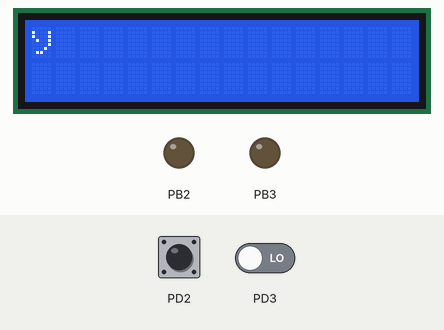
Recording of a program running on a simulated ATmega32, built with avr-gcc and emulated at 8 MHz. On the bench: 16×2 character LCD, output pins drawn as LEDs (lit = HIGH). Wiring (inferred from the names in the program): character LCD (HD44780): RS PB0; E PB1; data PB4, PB5, PB6, PB7. The test bench sets the inputs (shaded band); at power-on: PD2 LOW, PD3 LOW. Pins used as bus, display or sensor lines are not drawn.

Above: at 0.71 s.
1.3 s: PD2 pulsed HIGH 5 times (0.12 s each, 0.3 s apart)
At 1.51 s:
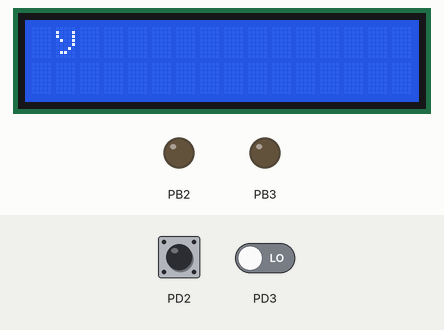
At 4.0 s:
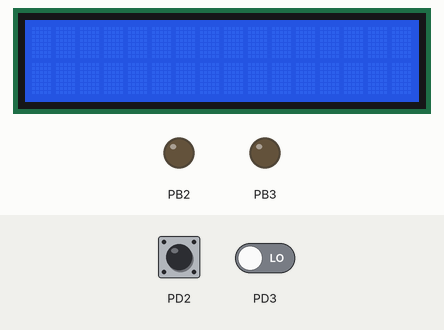
Timing chart, 0 to 5.5 s (numbered marks = the images above; inputs shaded):
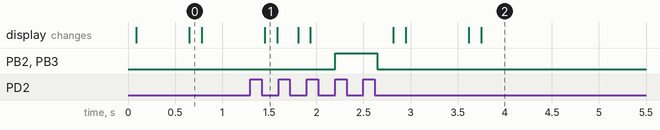

Measured:
- after the input at 1.3 s, PB2, PB3: LOW → HIGH after 0.90 s, → LOW 0.45 s later; the display: first differs from a run without the input after 0.51 s (image 2 shows a later state)

The program:

main.c
```c
/*
 * GccApplication1.c
 *
 * Created: 1/8/2022 3:57:36 PM
 * Author : Amirreza Hosseini 9820363
 */

#define F_CPU 8000000UL			/* Define CPU Frequency e.g. here 8MHz */
#include <avr/io.h>			/* Include AVR std. library file */
#include <util/delay.h>			/* Include Delay header file */
#include <avr/interrupt.h>

#define LCD_Dir  DDRB			/* Define LCD data port direction */
#define LCD_Port PORTB			/* Define LCD data port */
#define RS PB0				/* Define Register Select pin */
#define EN PB1 				/* Define Enable signal pin */


void LCD_Command( unsigned char cmnd )
{
	LCD_Port = (LCD_Port & 0x0F) | (cmnd & 0xF0); /* sending upper nibble */
	LCD_Port &= ~ (1<<RS);		/* RS=0, command reg. */
	LCD_Port |= (1<<EN);		/* Enable pulse */
	_delay_us(1);
	LCD_Port &= ~ (1<<EN);

	_delay_us(200);

	LCD_Port = (LCD_Port & 0x0F) | (cmnd << 4);  /* sending lower nibble */
	LCD_Port |= (1<<EN);
	_delay_us(1);
	LCD_Port &= ~ (1<<EN);
	_delay_ms(2);
}


void LCD_Char( unsigned char data )
{
	LCD_Port = (LCD_Port & 0x0F) | (data & 0xF0); /* sending upper nibble */
	LCD_Port |= (1<<RS);		/* RS=1, data reg. */
	LCD_Port|= (1<<EN);
	_delay_us(1);
	LCD_Port &= ~ (1<<EN);

	_delay_us(200);

	LCD_Port = (LCD_Port & 0x0F) | (data << 4); /* sending lower nibble */
	LCD_Port |= (1<<EN);
	_delay_us(1);
	LCD_Port &= ~ (1<<EN);
	_delay_ms(2);
}

void LCD_Init (void)			/* LCD Initialize function */
{
	LCD_Dir = 0xFF;			/* Make LCD port direction as o/p */
	_delay_ms(20);			/* LCD Power ON delay always >15ms */

	LCD_Command(0x02);		/* send for 4 bit initialization of LCD  */
	LCD_Command(0x28);              /* 2 line, 5*7 matrix in 4-bit mode */
	LCD_Command(0x0c);              /* Display on cursor off*/
	LCD_Command(0x06);              /* Increment cursor (shift cursor to right)*/
	LCD_Command(0x01);              /* Clear display screen*/
	_delay_ms(2);
}


void LCD_String (char *str)		/* Send string to LCD function */
{
	int i;
	for(i=0;str[i]!=0;i++)		/* Send each char of string till the NULL */
	{
		LCD_Char (str[i]);
	}
}

void LCD_String_xy (char row, char pos, char *str)	/* Send string to LCD with xy position */
{
	if (row == 0 && pos<16)
	LCD_Command((pos & 0x0F)|0x80);	/* Command of first row and required position<16 */
	else if (row == 1 && pos<16)
	LCD_Command((pos & 0x0F)|0xC0);	/* Command of first row and required position<16 */
	LCD_String(str);		/* Call LCD string function */
}

void LCD_Clear()
{
	LCD_Command (0x01);		/* Clear display */
	_delay_ms(2);
	LCD_Command (0x80);		/* Cursor at home position */
}


/*Interrupt Service Routine for INT0*/
ISR(INT0_vect, ISR_NOBLOCK)
{
	//sei();			/* Enable Global Interrupt */
	LCD_Init();
	LCD_String("in routine 0");
	_delay_ms(100);  	/* Software debouncing control delay */
}

/*Interrupt Service Routine for INT1*/
ISR(INT1_vect, ISR_NOBLOCK)
{
	//sei();			/* Enable Global Interrupt */
	LCD_Init();
	//LCD_Command(0xC0);		/* Go to 2nd line*/
	LCD_String("in routine 1");
	_delay_ms(100);  	/* Software debouncing control delay */
}

/*Interrupt Service Routine for INT2*/
ISR(INT2_vect, ISR_NOBLOCK)
{
	//sei();			/* Enable Global Interrupt */
	LCD_Init();
	LCD_String("in routine 2");
	_delay_ms(100);  	/* Software debouncing control delay */
}


int main()
{

	LCD_Init();			/* Initialization of LCD*/

	LCD_String("AmirrezaHosseini");	/* Write string on 1st line of LCD*/
	LCD_Command(0xC0);		/* Go to 2nd line*/
	LCD_String("9820363");	/* Write string on 2nd line*/

	_delay_ms(500);

	//DDRD=0;			/* PORTD as input */
	//PORTD=0xFF;		/* Make pull up high */

	//GICR = 1<<INT0;		/* Enable INT0*/

	//SET EXTERNAL INTERRUPT FOR INT0, INT1 AND INT2
	GICR=(1<<7)|(1<<6)|(1<<5);
	MCUCR = 1<<ISC01 | 0<<ISC00 | 0<<ISC11 | 0<<ISC10;  /* Trigger INT0 + INT1 on FALLING + LOW-LATCH edge */
	MCUCSR = 1<<ISC2;  /* Trigger INT2 on rising edge */
	sei();			/* Enable Global Interrupt */


	while(1)
	{
		LCD_Init();
		//LCD_String("in main");
	}
}
```
